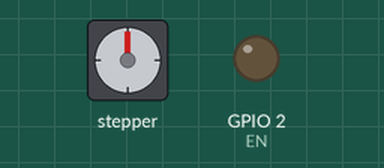
Bench run of a program on a simulated ESP32 board running MicroPython. Shown: stepper motor, output pins drawn as LEDs (lit = HIGH). Pins used as bus, display or sensor lines are not drawn. At 1.7 s the program stops and its outputs stay as they are.

Above: at 0.15 s.
At 0.75 s:
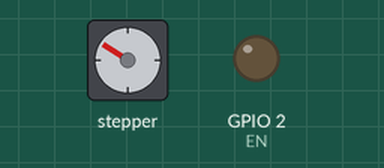
At 1.35 s:
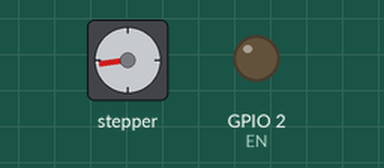
At 1.7 s:
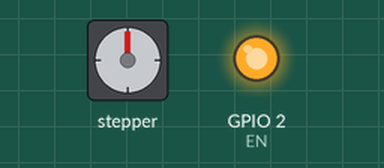
Timing chart, 0 to 3.2 s (numbered marks = the images above):
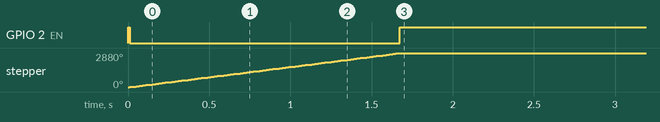

The program:

tmc_spin.py
```python
# TMC2209 + NEMA 14 spin test (XIAO ESP32-C6).
#
# Standalone-mode driver: current limit is the trim pot, not software. Run this
# between pot turns while creeping the current up from minimum -- see the
# empirical Vref procedure (this board doesn't break Vref out to a header).
#
# Wiring: STEP=D0(GPIO0), DIR=D1(GPIO1), EN=D2(GPIO2), MS1/MS2 -> GND (1/8 step).
# NOTE: these pins are the old ULN2003 IN1-3 from the 28BYJ-48 bench.

from machine import Pin
import time

STEP = Pin(0, Pin.OUT)
DIR = Pin(1, Pin.OUT)
EN = Pin(2, Pin.OUT)

FULL_STEPS_PER_REV = 200
MICROSTEPS = 8


def spin(revs=1, direction=1, delay_us=500):
    """One rev in ~1.6s at the default delay -- slow enough to watch and abort."""
    EN.value(1)  # keep disabled until direction is settled
    DIR.value(direction)
    time.sleep_ms(10)
    EN.value(0)  # active low
    try:
        for _ in range(int(revs * FULL_STEPS_PER_REV * MICROSTEPS)):
            STEP.value(1)
            time.sleep_us(delay_us)
            STEP.value(0)
            time.sleep_us(delay_us)
    finally:
        EN.value(1)  # de-energise -- coils idling at current limit is what cooks them


spin()
```

Measured:
- by itself, GPIO 2 (EN): LOW → HIGH at 0.00 s, → LOW 0.01 s later, → HIGH 1.7 s later
- by itself, stepper: turns 2880° clockwise in 1.7 s
